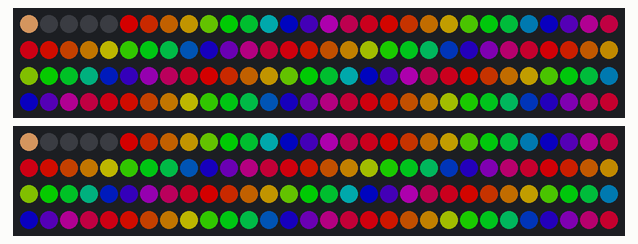
Bench run of a sketch on a simulated Arduino Uno, built with avr-gcc and run on an emulated ATmega328P. On the bench: 2 × 120 RGB LEDs in strip order, left to right, continuing on the next row. Dim RGB values are drawn brighter than linear.

Above: at 3.16 s.
At 7.4 s:
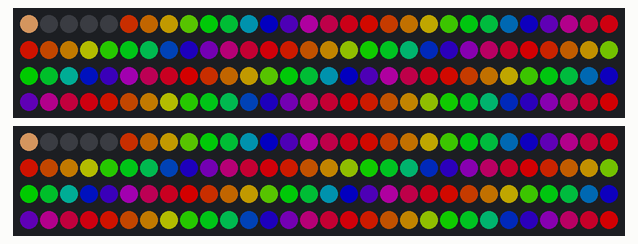
At 12.25 s:
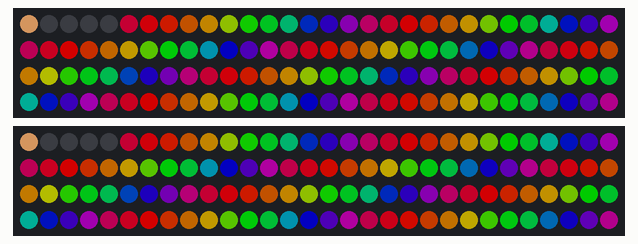
At 21.34 s:
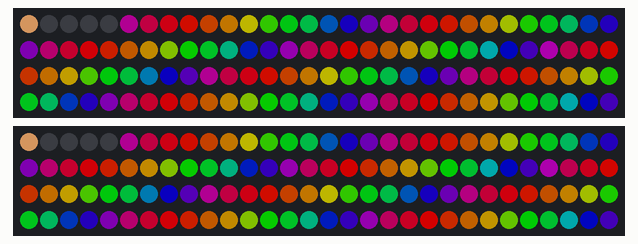
At 30.44 s:
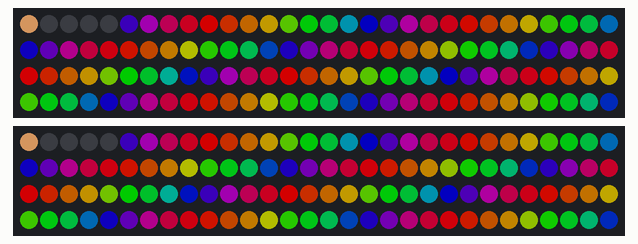
At 39.83 s:
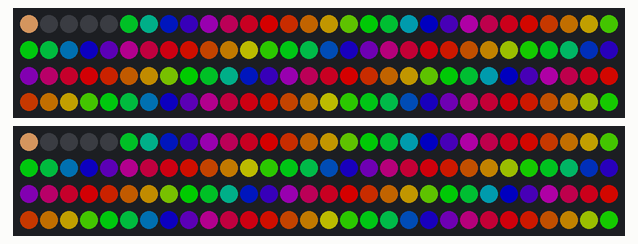

The sketch:

sketch.ino
```cpp
#include <FastLED.h>

#define DATA_PIN     4
#define CLOCK_PIN    5

// Information about the LED strip itself
#define NUM_LEDS    120
#define CHIPSET     APA102
#define COLOR_ORDER BRG
CRGB leds[NUM_LEDS];

#define BRIGHTNESS  128


// FastLED v2.1 provides two color-management controls:
//   (1) color correction settings for each LED strip, and
//   (2) master control of the overall output 'color temperature'
//
// THIS EXAMPLE demonstrates the second, "color temperature" control.
// It shows a simple rainbow animation first with one temperature profile,
// and a few seconds later, with a different temperature profile.
//
// The first pixel of the strip will show the color temperature.
//
// HELPFUL HINTS for "seeing" the effect in this demo:
// * Don't look directly at the LED pixels.  Shine the LEDs aganst
//   a white wall, table, or piece of paper, and look at the reflected light.
//
// * If you watch it for a bit, and then walk away, and then come back
//   to it, you'll probably be able to "see" whether it's currently using
//   the 'redder' or the 'bluer' temperature profile, even not counting
//   the lowest 'indicator' pixel.
//
//
// FastLED provides these pre-conigured incandescent color profiles:
//     Candle, Tungsten40W, Tungsten100W, Halogen, CarbonArc,
//     HighNoonSun, DirectSunlight, OvercastSky, ClearBlueSky,
// FastLED provides these pre-configured gaseous-light color profiles:
//     WarmFluorescent, StandardFluorescent, CoolWhiteFluorescent,
//     FullSpectrumFluorescent, GrowLightFluorescent, BlackLightFluorescent,
//     MercuryVapor, SodiumVapor, MetalHalide, HighPressureSodium,
// FastLED also provides an "Uncorrected temperature" profile
//    UncorrectedTemperature;

#define TEMPERATURE_1 Tungsten100W
#define TEMPERATURE_2 OvercastSky

// How many seconds to show each temperature before switching
#define DISPLAYTIME 333
// How many seconds to show black between switches
#define BLACKTIME   0

void loop()
{
  // draw a generic, no-name rainbow
  static uint8_t starthue = 0;
  fill_rainbow( leds + 5, NUM_LEDS - 5, --starthue, 20);

  // Choose which 'color temperature' profile to enable.
  uint8_t secs = (millis() / 1000) % (DISPLAYTIME * 2);
  if( secs < DISPLAYTIME) {
    FastLED.setTemperature( TEMPERATURE_1 ); // first temperature
    leds[0] = TEMPERATURE_1; // show indicator pixel
  } else {
    FastLED.setTemperature( TEMPERATURE_2 ); // second temperature
    leds[0] = TEMPERATURE_2; // show indicator pixel
  }

  // Black out the LEDs for a few secnds between color changes
  // to let the eyes and brains adjust
  if( (secs % DISPLAYTIME) < BLACKTIME) {
    memset8( leds, 0, NUM_LEDS * sizeof(CRGB));
  }

  FastLED.show();
  FastLED.delay(0);
}

void setup() {
  delay( 3000 ); // power-up safety delay
  // It's important to set the color correction for your LED strip here,
  // so that colors can be more accurately rendered through the 'temperature' profiles
  FastLED.addLeds<CHIPSET, DATA_PIN, CLOCK_PIN, COLOR_ORDER>(leds, NUM_LEDS).setCorrection( TypicalSMD5050 );
  FastLED.addLeds<APA102, 9, 8, COLOR_ORDER>(leds, NUM_LEDS).setCorrection( TypicalSMD5050 );
  FastLED.setBrightness( BRIGHTNESS );
}
```
